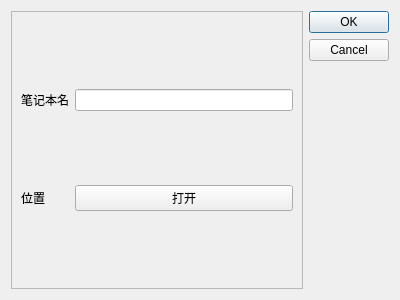
<?xml version="1.0" encoding="UTF-8"?>
<ui version="4.0">
 <class>Dialog</class>
 <widget class="QDialog" name="Dialog">
  <property name="geometry">
   <rect>
    <x>0</x>
    <y>0</y>
    <width>400</width>
    <height>300</height>
   </rect>
  </property>
  <property name="windowTitle">
   <string>新笔记本</string>
  </property>
  <property name="windowIcon">
   <iconset>
    <normaloff>resource/笔记本.png</normaloff>resource/笔记本.png</iconset>
  </property>
  <layout class="QGridLayout" name="gridLayout_2">
   <item row="0" column="2">
    <widget class="QDialogButtonBox" name="buttonBox">
     <property name="orientation">
      <enum>Qt::Vertical</enum>
     </property>
     <property name="standardButtons">
      <set>QDialogButtonBox::Cancel|QDialogButtonBox::Ok</set>
     </property>
    </widget>
   </item>
   <item row="0" column="1">
    <widget class="QFrame" name="frame">
     <property name="frameShape">
      <enum>QFrame::StyledPanel</enum>
     </property>
     <property name="frameShadow">
      <enum>QFrame::Raised</enum>
     </property>
     <layout class="QGridLayout" name="gridLayout">
      <item row="2" column="0">
       <widget class="QLabel" name="label_2">
        <property name="text">
         <string>位置</string>
        </property>
       </widget>
      </item>
      <item row="1" column="2">
       <widget class="QLineEdit" name="lineEdit"/>
      </item>
      <item row="1" column="0">
       <widget class="QLabel" name="label">
        <property name="text">
         <string>笔记本名</string>
        </property>
       </widget>
      </item>
      <item row="2" column="2">
       <widget class="QPushButton" name="pushButton">
        <property name="text">
         <string>打开</string>
        </property>
       </widget>
      </item>
     </layout>
    </widget>
   </item>
  </layout>
 </widget>
 <resources/>
 <connections>
  <connection>
   <sender>buttonBox</sender>
   <signal>accepted()</signal>
   <receiver>Dialog</receiver>
   <slot>accept()</slot>
   <hints>
    <hint type="sourcelabel">
     <x>248</x>
     <y>254</y>
    </hint>
    <hint type="destinationlabel">
     <x>157</x>
     <y>274</y>
    </hint>
   </hints>
  </connection>
  <connection>
   <sender>buttonBox</sender>
   <signal>rejected()</signal>
   <receiver>Dialog</receiver>
   <slot>reject()</slot>
   <hints>
    <hint type="sourcelabel">
     <x>316</x>
     <y>260</y>
    </hint>
    <hint type="destinationlabel">
     <x>286</x>
     <y>274</y>
    </hint>
   </hints>
  </connection>
 </connections>
</ui>
